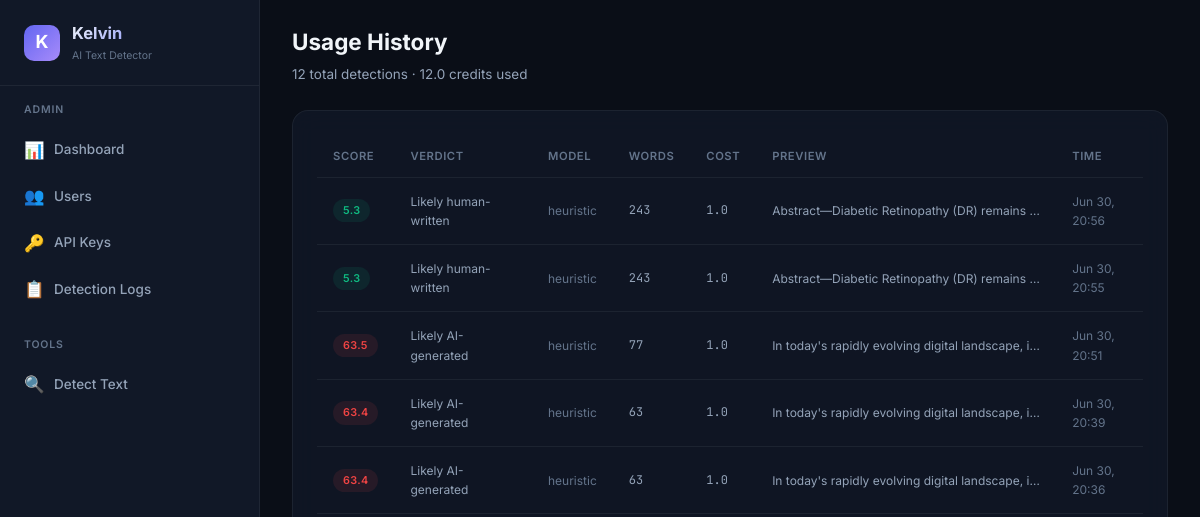
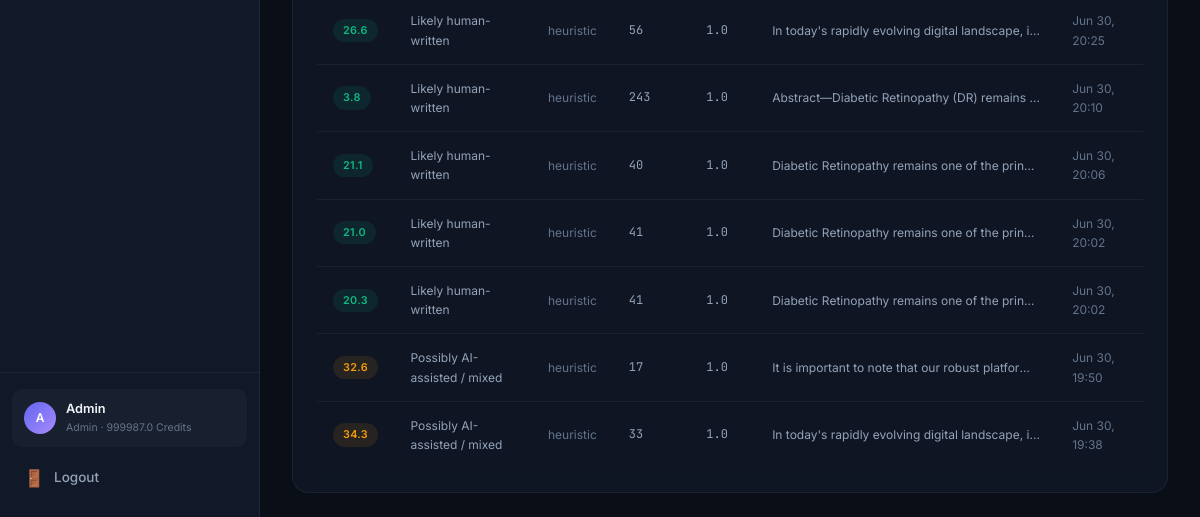
The app's page /dashboard/usage (signed in), older data (2 pictures, top to bottom).
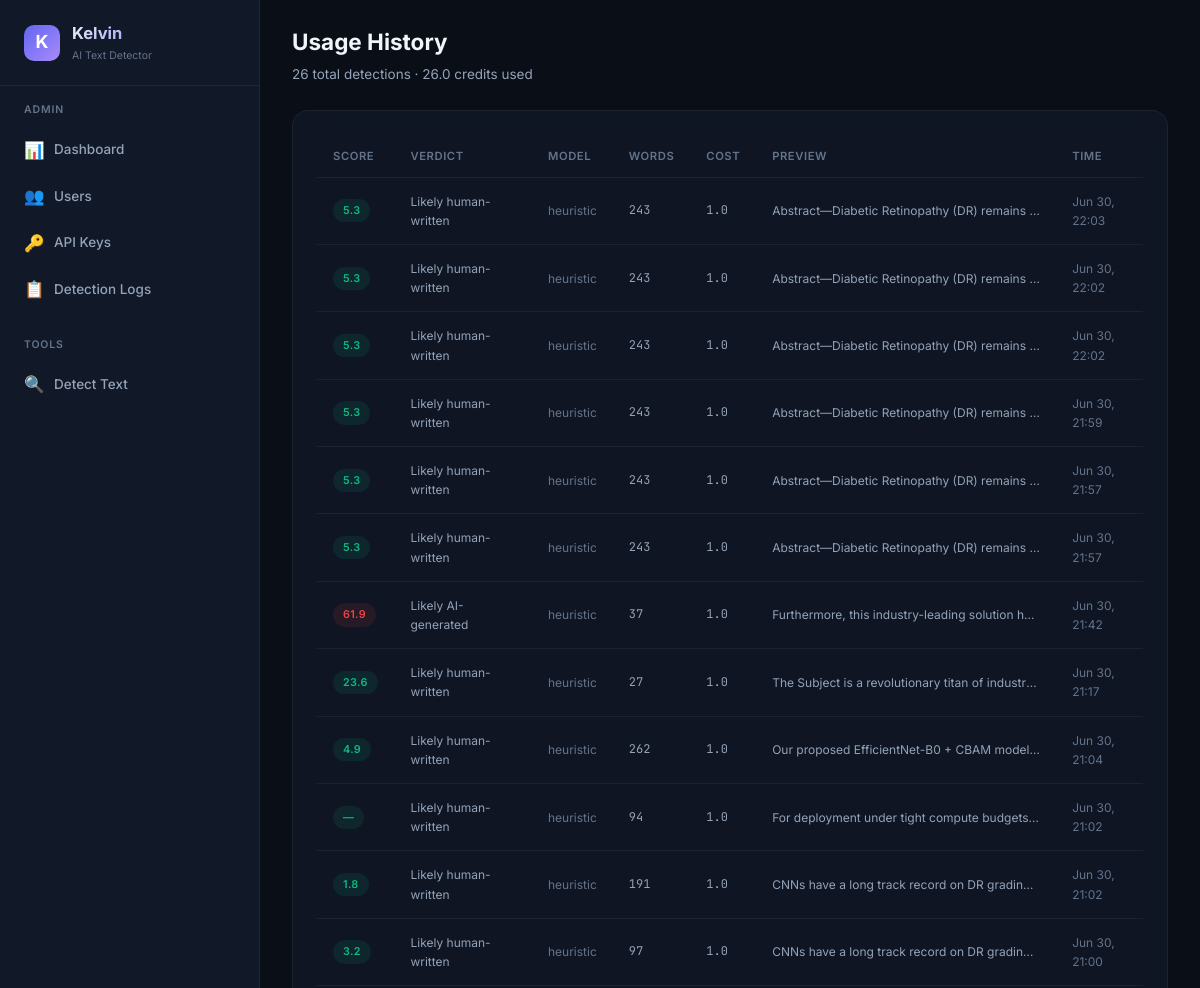
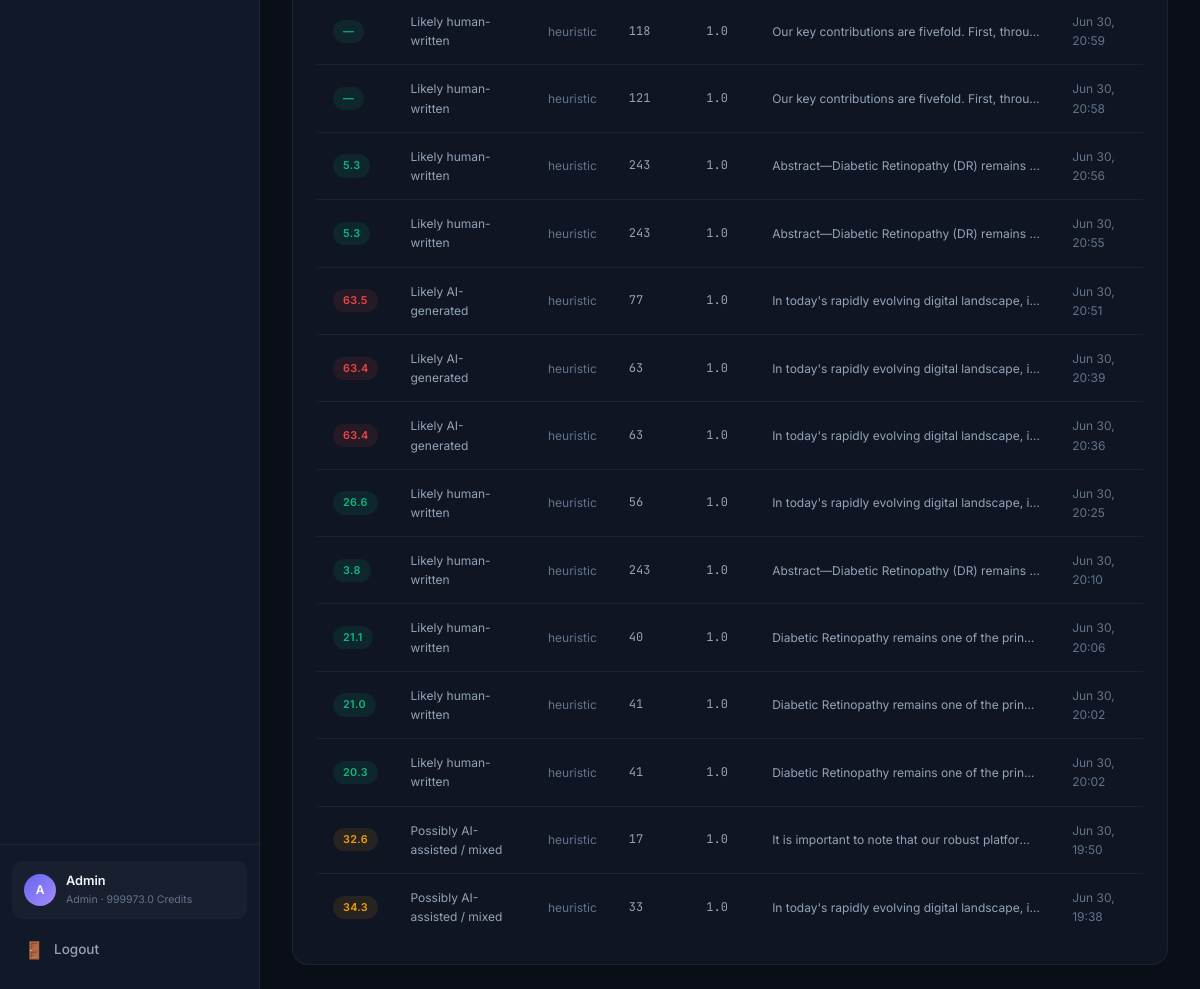
The same page, newer data (2 pictures, top to bottom).
### database.py (models this page shows, shortened)
class User(Base):
    __tablename__ = "users"
    id = Column(Integer, primary_key=True, autoincrement=True)
    email = Column(String(255), unique=True, nullable=False, index=True)
    password_hash = Column(String(255), nullable=False)
    display_name = Column(String(100), nullable=False)
    role = Column(String(20), nullable=False, default="user")  # "admin" or "user"
    balance = Column(Float, nullable=False, default=100.0)
    is_active = Column(Boolean, nullable=False, default=True)
    created_at = Column(DateTime, nullable=False, default=datetime.utcnow)
    api_keys = relationship("APIKeyRecord", back_populates="user", lazy="dynamic")
    detection_logs = relationship("DetectionLog", back_populates="user", lazy="dynamic")
    transactions = relationship("BalanceTransaction", back_populates="user", lazy="dynamic")

class DetectionLog(Base):
    __tablename__ = "detection_logs"
    id = Column(Integer, primary_key=True, autoincrement=True)
    user_id = Column(Integer, ForeignKey("users.id"), nullable=False, index=True)
    api_key_id = Column(Integer, ForeignKey("api_keys.id"), nullable=True)
    input_text = Column(Text, nullable=False)
    output_json = Column(Text, nullable=False)  # JSON string
    score = Column(Float, nullable=True)
    verdict = Column(String(50), nullable=True)
    model_used = Column(String(30), nullable=True)
    cost = Column(Float, nullable=False, default=1.0)
    word_count = Column(Integer, nullable=True)
    ip_address = Column(String(45), nullable=True)
    created_at = Column(DateTime, nullable=False, default=datetime.utcnow)
    user = relationship("User", back_populates="detection_logs")
    api_key = relationship("APIKeyRecord", back_populates="detection_logs")
    __table_args__ = (
        Index("idx_logs_user_created", "user_id", "created_at"),
    )

### detect-ai.py (the view)
@app.get("/dashboard/usage", response_class=HTMLResponse)
async def user_usage_page(request: Request, db: Session = Depends(get_db_session)):
    user = _require_web_user(request, db)
    logs = db.query(DetectionLog).filter(DetectionLog.user_id == user.id).order_by(desc(DetectionLog.created_at)).limit(100).all()
    total = db.query(func.count(DetectionLog.id)).filter(DetectionLog.user_id == user.id).scalar()
    total_cost = db.query(func.sum(DetectionLog.cost)).filter(DetectionLog.user_id == user.id).scalar() or 0
    return _render(request, db, "user/usage.html", logs=logs, total=total, total_cost=total_cost)

### templates/user/usage.html (shortened to what this page needs)
{% extends "base.html" %}
{% set active_page = 'user-usage' %}
{% block page_header %}
<div class="page-header">
    <h2>Usage History</h2>
    <p>{{ total }} total detections · {{ total_cost | round(1) }} credits used</p>
</div>
{% endblock %}
{% block content %}
<div class="card">
    {% if logs %}
    <div class="table-container">
        <table>
            <thead>
                <tr>
                    <th>Score</th>
                    <th>Verdict</th>
                    <th>Model</th>
                    <th>Words</th>
                    <th>Cost</th>
                    <th>Preview</th>
                    <th>Time</th>
                </tr>
            </thead>
            <tbody>
                {% for log in logs %}
                <tr>
                    <td>
                        <span class="badge {% if log.score and log.score >= 60 %}badge-red{% elif log.score and log.score >= 30 %}badge-yellow{% else %}badge-green{% endif %}">
                            {{ log.score | round(1) if log.score else '—' }}
                        </span>
                    </td>
                    <td class="text-sm">{{ log.verdict or '—' }}</td>
                    <td class="text-sm text-muted">{{ log.model_used or '—' }}</td>
                    <td class="text-mono text-sm">{{ log.word_count or '—' }}</td>
                    <td class="text-mono text-sm">{{ log.cost }}</td>
                    <td class="truncate text-sm">{{ log.input_text[:80] }}{% if log.input_text|length > 80 %}...{% endif %}</td>
                    <td class="text-sm text-muted">{{ log.created_at.strftime('%b %d, %H:%M') if log.created_at else '—' }}</td>
                </tr>
                {% endfor %}
            </tbody>
        </table>
    </div>
    {% else %}
    <div class="empty-state">
        <div class="empty-icon">📈</div>
        <h3>No usage yet</h3>
        <p>Your detection history will appear here.</p>
    </div>
    {% endif %}
</div>
{% endblock %}

### templates/base.html (shortened to what this page needs)
<!DOCTYPE html>
<html lang="en">
<head>
    <link rel="stylesheet" href="/static/css/style.css?v=6">
</head>
<body>
    {% block body %}
    <div class="app-layout">
        <aside class="sidebar">
            <div class="sidebar-brand">
                <div class="brand-icon">K</div>
                <div>
                    <h1>Kelvin</h1>
                    <div class="brand-version">AI Text Detector</div>
                </div>
            </div>
            <nav class="sidebar-nav">
                {% if user and user.role == 'admin' %}
                <div class="nav-section">
                    <div class="nav-section-title">Admin</div>
                    <a href="/admin/dashboard" class="nav-link {% if active_page == 'admin-dashboard' %}active{% endif %}">
                        <span class="nav-icon">📊</span> Dashboard
                    </a>
                    <a href="/admin/users" class="nav-link {% if active_page == 'admin-users' %}active{% endif %}">
                        <span class="nav-icon">👥</span> Users
                    </a>
                    <a href="/admin/keys" class="nav-link {% if active_page == 'admin-keys' %}active{% endif %}">
                        <span class="nav-icon">🔑</span> API Keys
                    </a>
                    <a href="/admin/logs" class="nav-link {% if active_page == 'admin-logs' %}active{% endif %}">
                        <span class="nav-icon">📋</span> Detection Logs
                    </a>
                </div>
                <div class="nav-section">
                    <div class="nav-section-title">Tools</div>
                    <a href="/dashboard/detect" class="nav-link {% if active_page == 'detect' %}active{% endif %}">
                        <span class="nav-icon">🔍</span> Detect Text
                    </a>
                </div>
                {% endif %}
            </nav>
            {% if user %}
            <div class="sidebar-footer">
                <div class="sidebar-user">
                    <div class="user-avatar">{{ user.display_name[0] | upper }}</div>
                    <div class="user-info">
                        <div class="user-name">{{ user.display_name }}</div>
                        <div class="user-role">{{ user.role }} · {{ user.balance | round(1) }} credits</div>
                    </div>
                </div>
                <a href="/logout" class="nav-link" style="margin-top: 8px;">
                    <span class="nav-icon">🚪</span> Logout
                </a>
            </div>
            {% endif %}
        </aside>
        <main class="main-content">
            {% block page_header %}{% endblock %}
            <div class="page-body">
                {% block content %}{% endblock %}
            </div>
        </main>
    </div>
    {% endblock %}
</body>
</html>

Row changes from the older to the newer data that the page shows:
changed User "Admin": balance "999987.0" → "999973.0"
added DetectionLog: score "5.3", verdict "Likely human-written", model_used "heuristic", word_count "243", cost "1.0", input_text "Abstract—Diabetic Retinopathy (DR) remains…", created_at "Jun 30, 22:03"
added DetectionLog: score "5.3", verdict "Likely human-written", model_used "heuristic", word_count "243", cost "1.0", input_text "Abstract—Diabetic Retinopathy (DR) remains…", created_at "Jun 30, 22:02"
added DetectionLog: score "5.3", verdict "Likely human-written", model_used "heuristic", word_count "243", cost "1.0", input_text "Abstract—Diabetic Retinopathy (DR) remains…", created_at "Jun 30, 22:02"
added DetectionLog: score "5.3", verdict "Likely human-written", model_used "heuristic", word_count "243", cost "1.0", input_text "Abstract—Diabetic Retinopathy (DR) remains…", created_at "Jun 30, 21:59"
added DetectionLog: score "5.3", verdict "Likely human-written", model_used "heuristic", word_count "243", cost "1.0", input_text "Abstract—Diabetic Retinopathy (DR) remains…", created_at "Jun 30, 21:57"
added DetectionLog: score "5.3", verdict "Likely human-written", model_used "heuristic", word_count "243", cost "1.0", input_text "Abstract—Diabetic Retinopathy (DR) remains…", created_at "Jun 30, 21:57"
added DetectionLog: score "61.9", verdict "Likely AI-generated", model_used "heuristic", word_count "37", cost "1.0", input_text "Furthermore, this industry-leading solution h…", created_at "Jun 30, 21:42"
added DetectionLog: score "23.6", verdict "Likely human-written", model_used "heuristic", word_count "27", cost "1.0", input_text "The Subject is a revolutionary titan of industr…", created_at "Jun 30, 21:17"
added DetectionLog: score "4.9", verdict "Likely human-written", model_used "heuristic", word_count "262", cost "1.0", input_text "Our proposed EfficientNet-B0 + CBAM model…", created_at "Jun 30, 21:04"
added DetectionLog: score "—", verdict "Likely human-written", model_used "heuristic", word_count "94", cost "1.0", input_text "For deployment under tight compute budgets…", created_at "Jun 30, 21:02"
added DetectionLog: score "1.8", verdict "Likely human-written", model_used "heuristic", word_count "191", cost "1.0", input_text "CNNs have a long track record on DR gradin…", created_at "Jun 30, 21:02"
added DetectionLog: score "3.2", verdict "Likely human-written", model_used "heuristic", word_count "97", cost "1.0", input_text "CNNs have a long track record on DR gradin…", created_at "Jun 30, 21:00"
added DetectionLog: score "—", verdict "Likely human-written", model_used "heuristic", word_count "118", cost "1.0", input_text "Our key contributions are fivefold. First, throu…", created_at "Jun 30, 20:59"
added DetectionLog: score "—", verdict "Likely human-written", model_used "heuristic", word_count "121", cost "1.0", input_text "Our key contributions are fivefold. First, throu…", created_at "Jun 30, 20:58"
Text that changed along with them:
{{ total }}: "12" → "26"
{{ total_cost | round(1) }}: "12.0" → "26.0"
